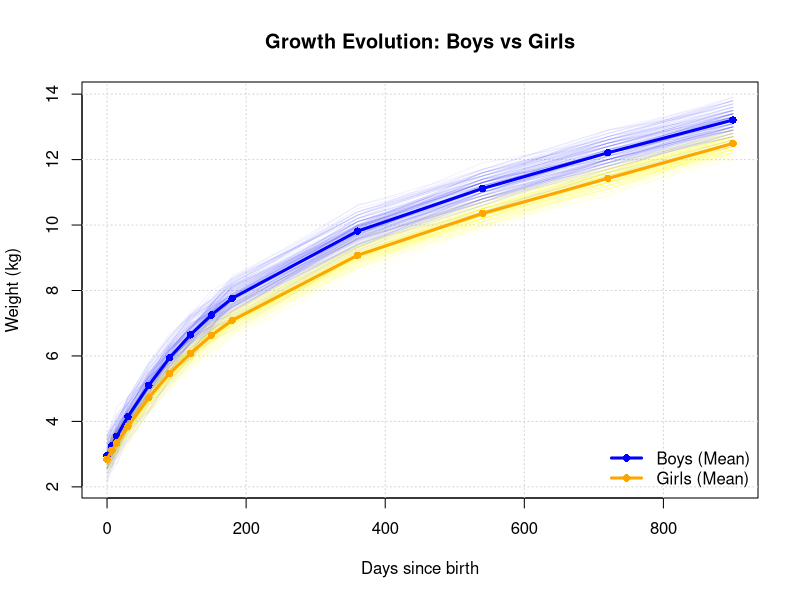

Write the R code that produced this figure.
library(ggplot2)
library(tidyr)
library(dplyr)

#==========
#QUESTION 1
#==========
#observation times in days
t.obs <- c(0,7,14,30*(1:6),30*seq(12,30,by=6))

df <- read.table("Weight.txt", header = TRUE)
colnames(df) <- c("Boy", "0d", "7d", "14d", "1m", "2m", "3m", "4m", "5m", "6m", "12m", "18m", "24m", "30m")


mean_boys  <- colMeans(df[df[,1] == 1, 2:14])
mean_girls <- colMeans(df[df[,1] == 0, 2:14])

plot(t.obs, mean_boys, type = "n", 
     ylim = c(min(df[, 2:14]), max(df[, 2:14])),
     xlab = "Days since birth", 
     ylab = "Weight (kg)",
     main = "Growth Evolution: Boys vs Girls")

grid()

#Boys in Blue, Girls in orange
#individual observations
for(i in 1:nrow(df)) {
  lines(t.obs, df[i, 2:14], 
        col = ifelse(df[i,1] == 1, rgb(0,0,1,0.05), rgb(1,1,0,0.05))) 
}

lines(t.obs, mean_boys,  col = "blue",  lwd = 3, type = "o", pch = 16)
lines(t.obs, mean_girls, col = "orange", lwd = 3, type = "o", pch = 16)

legend("bottomright", 
       legend = c("Boys (Mean)", "Girls (Mean)"), 
       col = c("blue", "orange"), 
       lwd = 3, pch = 16, bty = "n")


#=========
#QUESTION 2
#==========


#QUESTION (d)

estimate_betas <- function(means, times) {
  b0 <- means[1] #Initial weight
  b1 <- (means[13] - means[11]) / (times[13] - times[11]) #Three last observations
  intercept_longterm <- means[13] - (b1 * times[13]) #beta0 + Beta2
  b2 <- intercept_longterm - b0
  v_initial <- (means[2] - means[1]) / (times[2] - times[1]) #First 7 days velocity
  b3 <- v_initial - b1 #See Taylor expansion of a)
  return(c(Beta0 = b0, Beta1 = b1, Beta2 = b2, Beta3 = b3))
}

cat("Rough Estimates for Boys:\n")
print(estimate_betas(mean_boys, t.obs))

cat("\nRough Estimates for Girls:\n")
print(estimate_betas(mean_girls, t.obs))


#QUESTION (e)
is_boy <- df[, 1] == 1
weights <- as.matrix(df[, 2:14])

#Apply range function at every age
range_boys  <- apply(weights[is_boy, ], 2, range)
range_girls <- apply(weights[!is_boy, ], 2, range)

#Estimate sigma by max-min at every age
sigmas_boys  <- (range_boys[2, ] - range_boys[1, ]) / 6
sigmas_girls <- (range_girls[2, ] - range_girls[1, ]) / 6

sigmas <- data.frame(
  Time = colnames(df)[2:14],
  Days = t.obs,
  Sigmas_Boys = sigmas_boys,
  Sigmas_Girls = sigmas_girls
)

print(sigmas)
